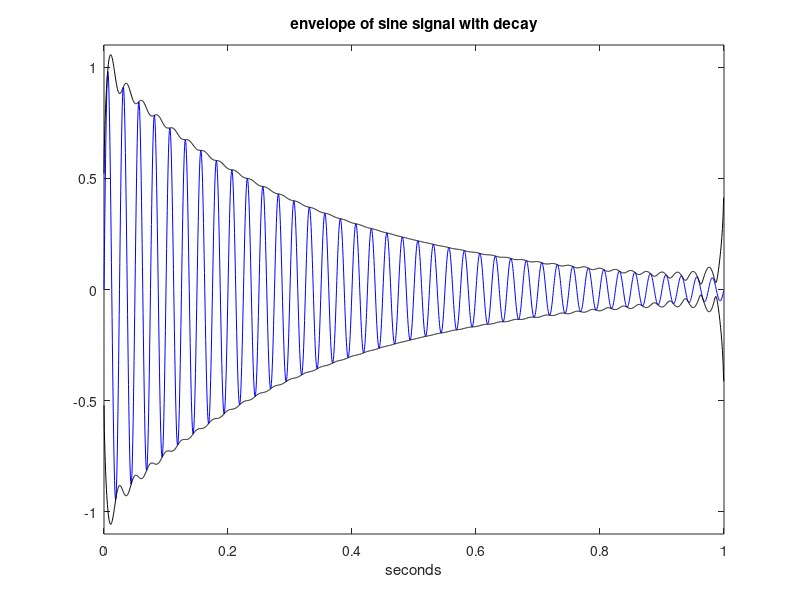

MATLAB code for this plot:
%Hilbert and the envelope of sine signal with decay
fy=40; %signal frequency in Hz
wy=2*pi*fy; %signal frequency in rad/s

fs=2000; %sampling frequency in Hz
tiv=1/fs; %time interval between samples;
t=0:tiv:(1-tiv); %time intervals set (1 seconds)

KT=3; %decay constant
y=exp(-KT*t).*sin(wy*t); %signal data set

g=hilbert(y); %Hilbert transform of y
m=abs(g); %complex modulus

plot(t,y,'b'); hold on; %plots figure
plot(t,m,'k',t,-m,'k'); %plots envelope

axis([0 1 -1.1 1.1]);
xlabel('seconds'); title('envelope of sine signal with decay');
